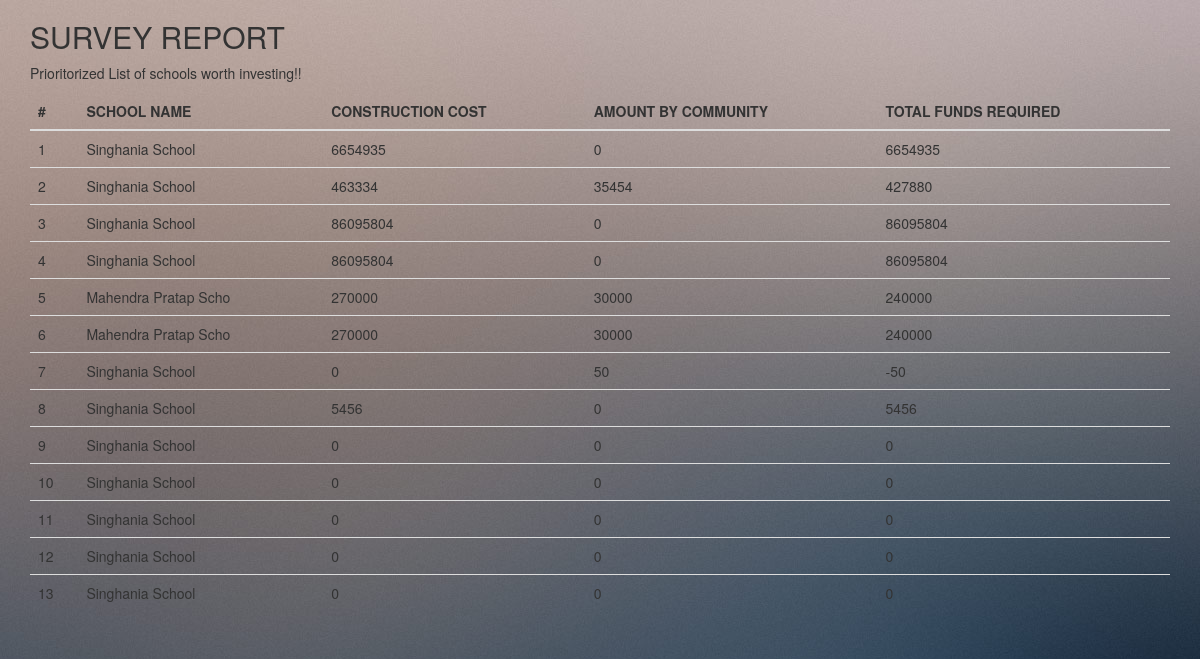
The page /yes/report.php on the database its author committed.
### tables this page shows
CREATE TABLE IF NOT EXISTS `survey` (
  `ID` int(10) NOT NULL AUTO_INCREMENT,
  `school_name` varchar(20) DEFAULT NULL,
  `school_authority_support` int(11) DEFAULT NULL,
  `disaster_affected` int(11) DEFAULT NULL,
  `no_of_students` int(11) DEFAULT NULL,
  `student_population` int(11) DEFAULT NULL,
  `destruction_to_infrastructure` int(11) DEFAULT NULL,
  `community_proven_part` int(11) DEFAULT NULL,
  `construction_cost` int(11) DEFAULT NULL,
  `ability_of_new_resource_dev` int(11) DEFAULT NULL,
  `prone` int(11) DEFAULT NULL,
  `amount` int(20) NOT NULL,
  `calc_value` double NOT NULL,
  PRIMARY KEY (`ID`)
);

### yes/config.inc.php (called while the page is built, shortened)
<?php
class connection
{
	 var $mDbName;
    var $mConnection;
    function localarea()
	{
            $this->mDbName        = "Team16" ;
            $this->mDbHost        = "localhost" ;
            $this->mDbUser        = "root" ;
            $this->mDbPassword  = "code4good" ;
            $this->mConnection = mysql_connect($this->mDbHost, $this->mDbUser, $this->mDbPassword);
		}
	 function ExecuteQuery($fQuery)
    {
		$mResult = mysql_db_query($this->mDbName, $fQuery, $this->mConnection);
        return $mResult;
    }
    function FetchArray($fResult)
    {
        $mRow = mysql_fetch_array($fResult);
        return $mRow;
    }
}
?>

### yes/report.php (the view, shortened to what this page needs)
<?php
      include("config.inc.php");
$Dbcon = new connection();
$Dbcon->localarea();
      ?>
<!DOCTYPE html>
<html>
<head>
  <link rel="stylesheet" href="http://maxcdn.bootstrapcdn.com/bootstrap/3.3.5/css/bootstrap.min.css">
</head>
<body background="bg.jpg">
<div class="container">
  <h2>SURVEY REPORT</h2>
  <p>Prioritorized List of schools worth investing!!</p>
  <div class="table-responsive">
  <table class="table">
    <thead>
      <tr>
        <th>#</th>
        <th>SCHOOL NAME</th>
      <th>CONSTRUCTION COST</th>
      <th>AMOUNT BY COMMUNITY</th>
      <th>TOTAL FUNDS REQUIRED</th>
      </tr>
    </thead>
    <tbody>
<?php
              $SqlContent = $Dbcon->ExecuteQuery("select school_name,construction_cost,amount from survey ORDER BY calc_value desc");
            $i = 1;
            while($totalrows = $Dbcon->FetchArray($SqlContent))
              {
                ?>
      <tr>
        <td><?php echo $i; ?></td>
        <td><?php echo $totalrows['school_name']; ?></td>
        <td><?php echo $totalrows['construction_cost'] ?> </td>
        <td><?php echo $totalrows['amount'] ?> </td>
        <td><?php echo $totalrows['construction_cost']-$totalrows['amount'] ?></td>
      </tr>
      <?php
         $i++;
       }
             ?>
    </tbody>
  </table>
  </div>
</div>
</body>
</html>

### rows shown on the page
survey: school_name "Singhania School", construction_cost "6654935", amount "0", $totalrows['construction_cost']-$totalrows['amount'] "6654935"
survey: school_name "Singhania School", construction_cost "463334", amount "35454", $totalrows['construction_cost']-$totalrows['amount'] "427880"
survey: school_name "Singhania School", construction_cost "86095804", amount "0", $totalrows['construction_cost']-$totalrows['amount'] "86095804"
survey: school_name "Singhania School", construction_cost "86095804", amount "0", $totalrows['construction_cost']-$totalrows['amount'] "86095804"
survey: school_name "Mahendra Pratap Scho", construction_cost "270000", amount "30000", $totalrows['construction_cost']-$totalrows['amount'] "240000"
survey: school_name "Mahendra Pratap Scho", construction_cost "270000", amount "30000", $totalrows['construction_cost']-$totalrows['amount'] "240000"
survey: school_name "Singhania School", construction_cost "0", amount "50", $totalrows['construction_cost']-$totalrows['amount'] "-50"
survey: school_name "Singhania School", construction_cost "5456", amount "0", $totalrows['construction_cost']-$totalrows['amount'] "5456"
survey: school_name "Singhania School", construction_cost "0", amount "0", $totalrows['construction_cost']-$totalrows['amount'] "0"
survey: school_name "Singhania School", construction_cost "0", amount "0", $totalrows['construction_cost']-$totalrows['amount'] "0"
survey: school_name "Singhania School", construction_cost "0", amount "0", $totalrows['construction_cost']-$totalrows['amount'] "0"
survey: school_name "Singhania School", construction_cost "0", amount "0", $totalrows['construction_cost']-$totalrows['amount'] "0"
survey: school_name "Singhania School", construction_cost "0", amount "0", $totalrows['construction_cost']-$totalrows['amount'] "0"
